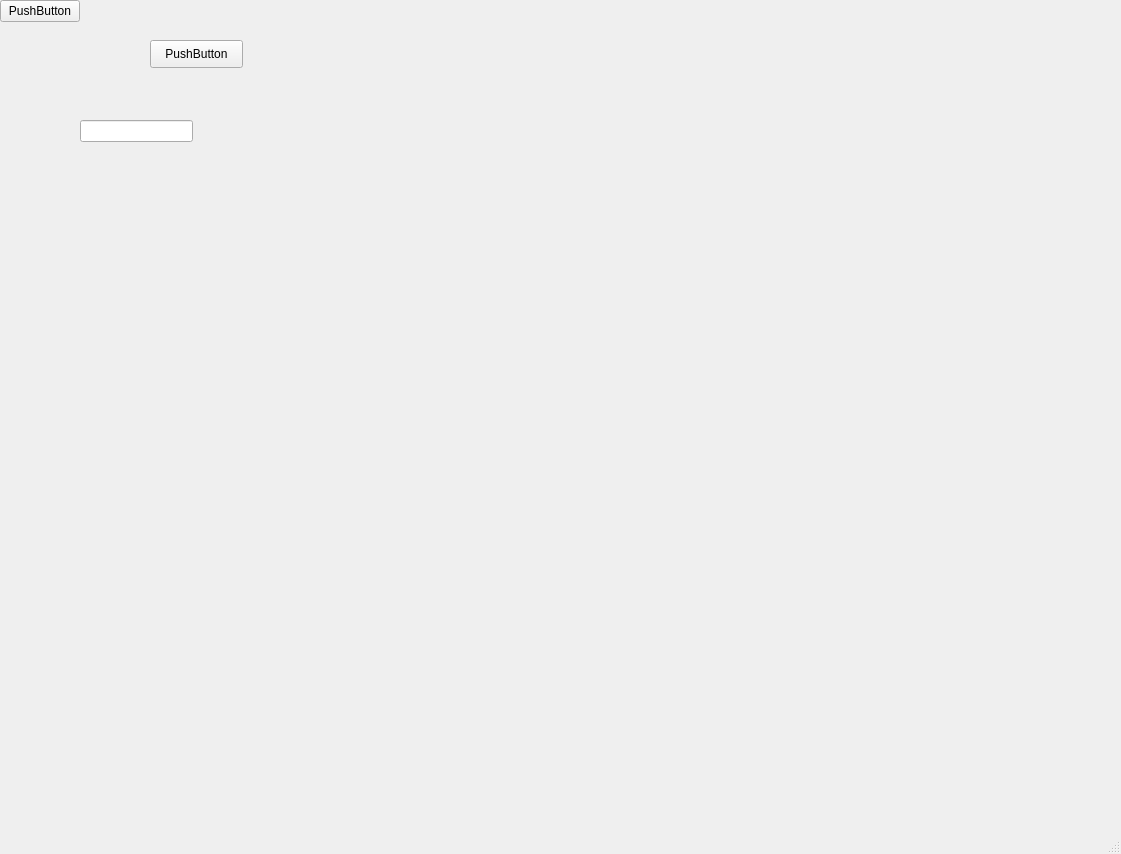
<?xml version="1.0" encoding="UTF-8"?>
<ui version="4.0">
 <class>MainWindow</class>
 <widget class="QMainWindow" name="MainWindow">
  <property name="geometry">
   <rect>
    <x>0</x>
    <y>0</y>
    <width>1121</width>
    <height>854</height>
   </rect>
  </property>
  <property name="windowTitle">
   <string>MainWindow</string>
  </property>
  <widget class="QWidget" name="centralwidget">
   <widget class="QLineEdit" name="lineEdit">
    <property name="geometry">
     <rect>
      <x>80</x>
      <y>120</y>
      <width>113</width>
      <height>22</height>
     </rect>
    </property>
   </widget>
   <widget class="QPushButton" name="pushButton">
    <property name="mouseTracking">
     <bool>false</bool>
    </property>
    <property name="text">
     <string>PushButton</string>
    </property>
    <property name="flat">
     <bool>false</bool>
    </property>
   </widget>
   <widget class="QPushButton" name="pushButton_2">
    <property name="geometry">
     <rect>
      <x>150</x>
      <y>40</y>
      <width>93</width>
      <height>28</height>
     </rect>
    </property>
    <property name="text">
     <string>PushButton</string>
    </property>
   </widget>
  </widget>
  <widget class="QMenuBar" name="menubar">
   <property name="geometry">
    <rect>
     <x>0</x>
     <y>0</y>
     <width>1121</width>
     <height>26</height>
    </rect>
   </property>
  </widget>
  <widget class="QStatusBar" name="statusbar"/>
 </widget>
 <resources/>
 <connections/>
</ui>
